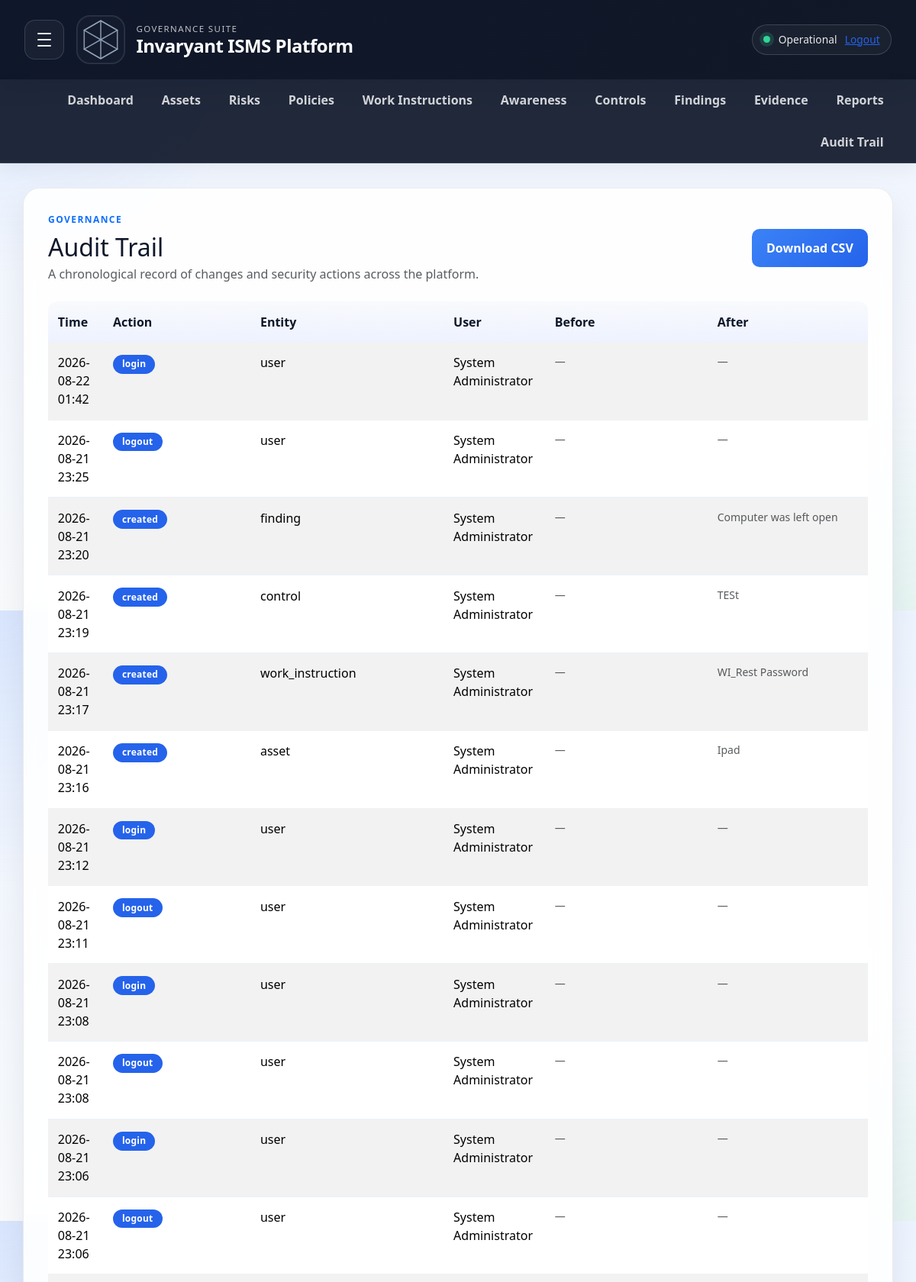
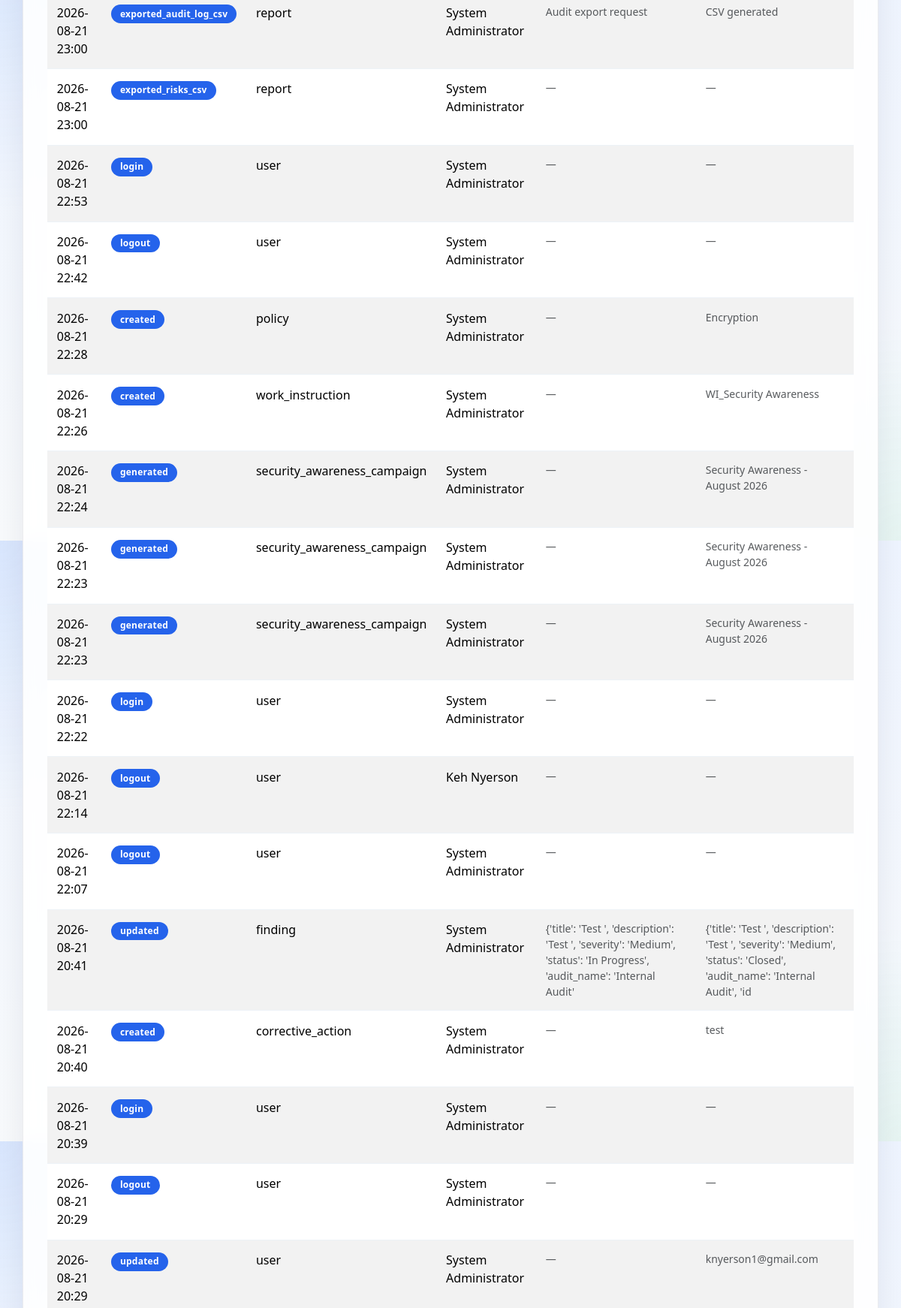
Screenshot of /audit-trail (signed in, upper part) with the database file from the repository (2 pictures, top to bottom).
### app/models.py (models this page shows, shortened)
class AuditEvent(db.Model):
    __tablename__ = 'audit_events'
    id = db.Column(db.Integer, primary_key=True)
    tenant_id = db.Column(db.Integer, db.ForeignKey('tenants.id'), nullable=False, default=1)
    user_id = db.Column(db.Integer, db.ForeignKey('users.id'), nullable=True)
    entity_type = db.Column(db.String(100), nullable=False)
    entity_id = db.Column(db.Integer, nullable=True)
    action = db.Column(db.String(100), nullable=False)
    before_value = db.Column(db.Text, nullable=True)
    after_value = db.Column(db.Text, nullable=True)
    ip_address = db.Column(db.String(64), nullable=True)
    signature_hash = db.Column(db.String(128), nullable=True)
    signed_change = db.Column(db.Text, nullable=True)
    created_at = db.Column(db.DateTime, default=datetime.utcnow)
    user = db.relationship('User', backref='audit_events')

class User(UserMixin, db.Model):
    __tablename__ = 'users'
    __table_args__ = (
        db.Index('ix_users_tenant_id', 'tenant_id'),
        db.Index('ix_users_role_id', 'role_id'),
        db.Index('ix_users_email', 'email'),
    )
    id = db.Column(db.Integer, primary_key=True)
    tenant_id = db.Column(db.Integer, db.ForeignKey('tenants.id'), nullable=False)
    email = db.Column(db.String(255), unique=True, nullable=False)
    password_hash = db.Column(db.String(255), nullable=False)
    full_name = db.Column(db.String(200), nullable=False)
    role_id = db.Column(db.Integer, db.ForeignKey('roles.id'), nullable=False)
    is_active = db.Column(db.Boolean, default=True)
    mfa_enabled = db.Column(db.Boolean, default=False)
    mfa_secret = db.Column(db.String(64), nullable=True)
    profile_photo_path = db.Column(db.String(500), nullable=True)
    created_at = db.Column(db.DateTime, default=datetime.utcnow)
    last_login_at = db.Column(db.DateTime, nullable=True)
    role = db.relationship('Role', backref='users')

### app/routes.py (the view)
@main.route('/audit-trail')
@login_required
@require_roles('admin', 'security_manager', 'auditor')
def audit_trail():
    events = AuditEvent.query.filter_by(tenant_id=current_user.tenant_id).order_by(AuditEvent.created_at.desc()).all()
    return render_template('audit_trail.html', events=events)

### app/routes.py (called while the page is built)
def user_has_role(user, *allowed_roles):
    if not user or not getattr(user, 'is_authenticated', False):
        return False
    role_name = user.role.name if user.role else 'user'
    return role_name in allowed_roles or role_name == 'admin'

def require_roles(*allowed_roles):
    def decorator(func):
        @wraps(func)
        @login_required
        def wrapped(*args, **kwargs):
            if not current_user.is_authenticated:
                flash('Please log in to continue.')
                return redirect(url_for('main.login'))
            if not user_has_role(current_user, *allowed_roles):
                flash('You do not have permission to access this page.')
                return redirect(url_for('main.index'))
            return func(*args, **kwargs)
        return wrapped
    return decorator

### app/templates/audit_trail.html (shortened to what this page needs)
{% extends "base.html" %}
{% block content %}
<div class="d-flex flex-column flex-lg-row justify-content-between align-items-lg-center mb-4 gap-3">
    <div>
        <p class="text-uppercase fw-bold text-primary mb-2" style="letter-spacing: 0.12em; font-size: 0.75rem;">Governance</p>
        <h2 class="mb-1">Audit Trail</h2>
        <p class="text-muted mb-0">A chronological record of changes and security actions across the platform.</p>
    </div>
    <a href="/reports/audit-log.csv" class="btn btn-primary">Download CSV</a>
</div>
{% if events %}
<div class="table-responsive">
    <table class="table table-striped align-middle">
        <thead>
            <tr>
                <th>Time</th>
                <th>Action</th>
                <th>Entity</th>
                <th>User</th>
                <th>Before</th>
                <th>After</th>
            </tr>
        </thead>
        <tbody>
            {% for event in events %}
            <tr>
                <td>{{ event.created_at.strftime('%Y-%m-%d %H:%M') }}</td>
                <td><span class="badge badge-primary" style="background: #2563eb;">{{ event.action }}</span></td>
                <td>{{ event.entity_type }}</td>
                <td>{{ event.user.full_name if event.user else 'System' }}</td>
                <td class="text-muted small">{{ event.before_value[:120] if event.before_value else '—' }}</td>
                <td class="text-muted small">{{ event.after_value[:120] if event.after_value else '—' }}</td>
            </tr>
            {% endfor %}
        </tbody>
    </table>
</div>
{% else %}
<div class="empty-state">
    <h5 class="mb-2">No audit events yet</h5>
    <p class="mb-0">Activity will appear here as users create and update records.</p>
</div>
{% endif %}
{% endblock %}

### app/static/style.css (style rules this page uses)
:root { --isms-navy: #0f172a; --isms-navy-soft: #1e293b; --isms-blue: #2563eb; --isms-accent: #3b82f6; --isms-danger: #ef4444; --isms-warning: #f59e0b; --isms-success: #10b981; --isms-bg: #f4f7fb; --isms-panel: rgba(255, 255, 255, 0.88); --isms-border: rgba(15, 23, 42, 0.08); --isms-text: #1f2937; --isms-muted: #64748b; --isms-shadow: 0 18px 40px rgba(15, 23, 42, 0.08); }
* { margin: 0; padding: 0; box-sizing: border-box; }
body { background: radial-gradient(circle at top left, rgba(59, 130, 246, 0.12), transparent 25%), radial-gradient(circle at bottom right, rgba(16, 185, 129, 0.08), transparent 20%), linear-gradient(180deg, #eef4ff 0%, #f8fafc 100%); font-family: 'Segoe UI', Roboto, -apple-system, sans-serif; color: var(--isms-text); line-height: 1.5; }
h1, h2, h3, h4, h5, h6 { color: var(--isms-navy); margin-bottom: 0.75rem; }
p { margin-bottom: 1rem; }
a { color: var(--isms-blue); }
.table { width: 100%; border-collapse: collapse; background-color: white; border-radius: 12px; overflow: hidden; }
.table th, .table td { padding: 0.9rem 0.8rem; border-bottom: 1px solid #edf2f7; text-align: left; vertical-align: top; }
.table thead th { background: linear-gradient(180deg, #f8fafc, #eef2ff); color: var(--isms-navy); font-weight: 700; }
.badge { display: inline-block; padding: 0.4rem 0.75rem; border-radius: 999px; color: white; font-weight: 700; font-size: 0.75rem; letter-spacing: 0.02em; }
button.primary, .btn-primary, .btn-success, .btn-warning, .btn-danger, .btn-secondary { display: inline-block; border: none; border-radius: 10px; text-decoration: none; padding: 0.8rem 1.2rem; font-weight: 700; cursor: pointer; transition: transform 0.15s ease, opacity 0.2s ease; }
.btn-primary { background: linear-gradient(135deg, #3b82f6, #2563eb); color: white; }

### rows the page displays
AuditEvent: created_at "2026-08-22 01:42", action "login", entity_type "user", user "System Administrator", before_value "—", after_value "—"
AuditEvent: created_at "2026-08-21 23:25", action "logout", entity_type "user", user "System Administrator", before_value "—", after_value "—"
AuditEvent: created_at "2026-08-21 23:20", action "created", entity_type "finding", user "System Administrator", before_value "—", after_value "Computer was left open"
AuditEvent: created_at "2026-08-21 23:19", action "created", entity_type "control", user "System Administrator", before_value "—", after_value "TESt"
AuditEvent: created_at "2026-08-21 23:17", action "created", entity_type "work_instruction", user "System Administrator", before_value "—", after_value "WI_Rest Password"
AuditEvent: created_at "2026-08-21 23:16", action "created", entity_type "asset", user "System Administrator", before_value "—", after_value "Ipad"
AuditEvent: created_at "2026-08-21 23:12", action "login", entity_type "user", user "System Administrator", before_value "—", after_value "—"
AuditEvent: created_at "2026-08-21 23:11", action "logout", entity_type "user", user "System Administrator", before_value "—", after_value "—"
AuditEvent: created_at "2026-08-21 23:08", action "login", entity_type "user", user "System Administrator", before_value "—", after_value "—"
AuditEvent: created_at "2026-08-21 23:08", action "logout", entity_type "user", user "System Administrator", before_value "—", after_value "—"
AuditEvent: created_at "2026-08-21 23:06", action "login", entity_type "user", user "System Administrator", before_value "—", after_value "—"
AuditEvent: created_at "2026-08-21 23:06", action "logout", entity_type "user", user "System Administrator", before_value "—", after_value "—"
AuditEvent: created_at "2026-08-21 23:00", action "exported_audit_log_csv", entity_type "report", user "System Administrator", before_value "Audit export request", after_value "CSV generated"
AuditEvent: created_at "2026-08-21 23:00", action "exported_risks_csv", entity_type "report", user "System Administrator", before_value "—", after_value "—"
AuditEvent: created_at "2026-08-21 22:53", action "login", entity_type "user", user "System Administrator", before_value "—", after_value "—"
AuditEvent: created_at "2026-08-21 22:42", action "logout", entity_type "user", user "System Administrator", before_value "—", after_value "—"
AuditEvent: created_at "2026-08-21 22:28", action "created", entity_type "policy", user "System Administrator", before_value "—", after_value "Encryption"
AuditEvent: created_at "2026-08-21 22:26", action "created", entity_type "work_instruction", user "System Administrator", before_value "—", after_value "WI_Security Awareness"
AuditEvent: created_at "2026-08-21 22:24", action "generated", entity_type "security_awareness_campaign", user "System Administrator", before_value "—", after_value "Security Awareness - August 2026"
AuditEvent: created_at "2026-08-21 22:23", action "generated", entity_type "security_awareness_campaign", user "System Administrator", before_value "—", after_value "Security Awareness - August 2026"
AuditEvent: created_at "2026-08-21 22:23", action "generated", entity_type "security_awareness_campaign", user "System Administrator", before_value "—", after_value "Security Awareness - August 2026"
AuditEvent: created_at "2026-08-21 22:22", action "login", entity_type "user", user "System Administrator", before_value "—", after_value "—"
AuditEvent: created_at "2026-08-21 22:14", action "logout", entity_type "user", user "Keh Nyerson", before_value "—", after_value "—"
AuditEvent: created_at "2026-08-21 22:07", action "logout", entity_type "user", user "System Administrator", before_value "—", after_value "—"
AuditEvent: created_at "2026-08-21 20:41", action "updated", entity_type "finding", user "System Administrator", before_value "{'title': 'Test ', 'description': 'Test ', 'severity': 'Medium', 'status': 'In Progress', 'audit_name': 'Internal Audit'", after_value "{'title': 'Test ', 'description': 'Test ', 'severity': 'Medium', 'status': 'Closed', 'audit_name': 'Internal Audit', 'id"
AuditEvent: created_at "2026-08-21 20:40", action "created", entity_type "corrective_action", user "System Administrator", before_value "—", after_value "test"
AuditEvent: created_at "2026-08-21 20:39", action "login", entity_type "user", user "System Administrator", before_value "—", after_value "—"
AuditEvent: created_at "2026-08-21 20:29", action "logout", entity_type "user", user "System Administrator", before_value "—", after_value "—"
AuditEvent: created_at "2026-08-21 20:29", action "updated", entity_type "user", user "System Administrator", before_value "—", after_value "knyerson1@gmail.com"
